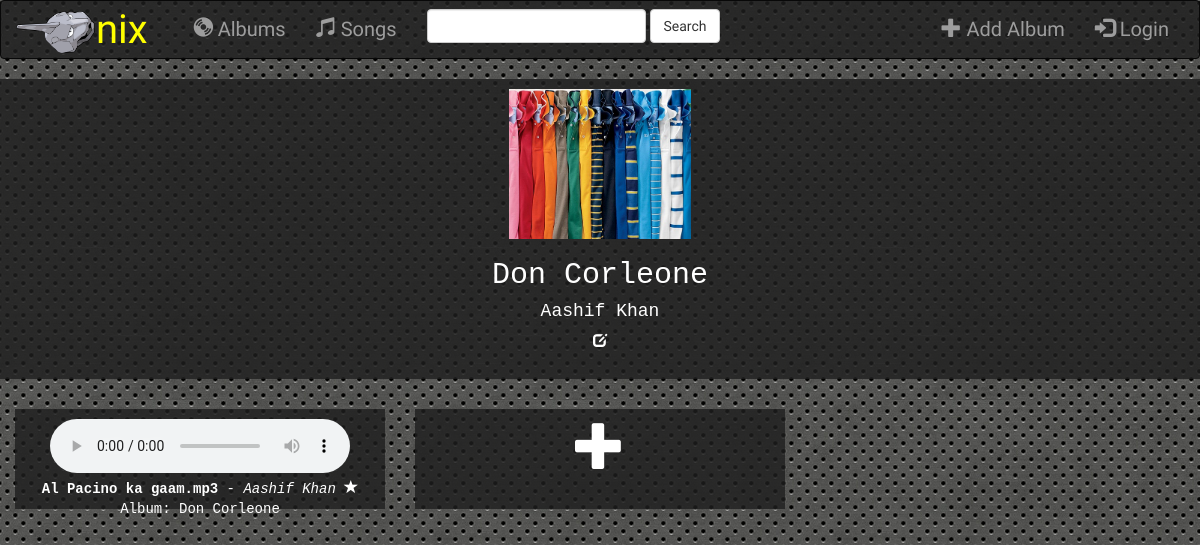
Before: /1/ with the older database file.
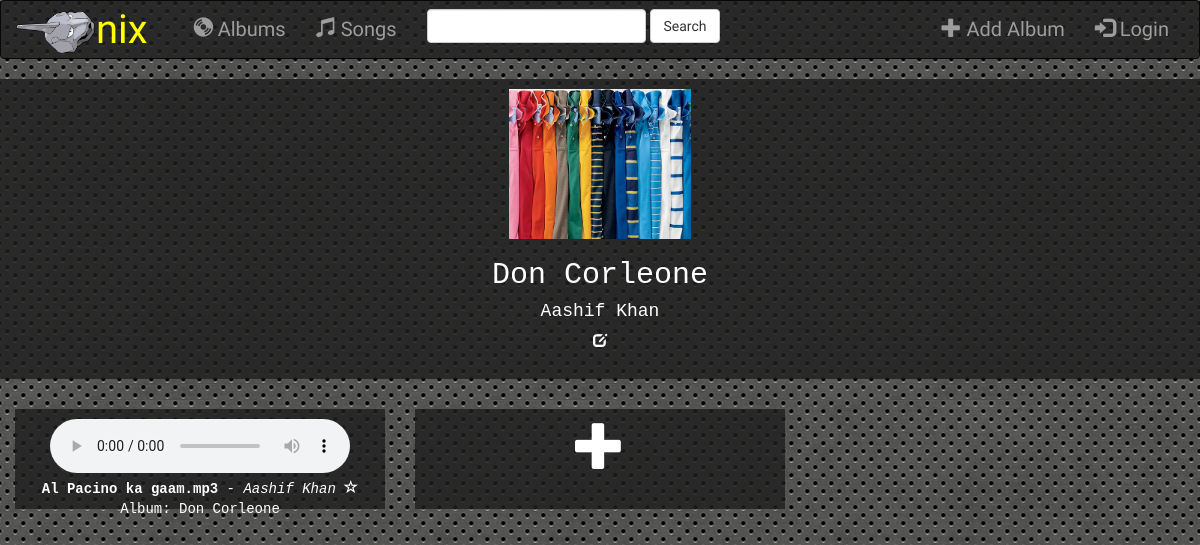
After: the same page with the newer database file.
### music/models.py (models this page shows, shortened)
class Song(models.Model):
    album = models.ForeignKey(Album, on_delete=models.CASCADE)
    file_type = models.CharField(max_length=10)
    song_title = models.CharField(max_length=250)
    is_favorite = models.BooleanField(default=False)
    song_file = models.FileField()
    def __str__(self):
        return self.song_title

class Album(models.Model):
    artist = models.CharField(max_length=250)
    album_title = models.CharField(max_length=500)
    genre = models.CharField(max_length=100)
    album_logo = models.FileField()
    def __str__(self):
        return self.album_title + ' - ' + self.artist

### music/views.py (the view)
# urls.py: url(r'^(?P<pk>[0-9]+)/$', views.DetailView.as_view(), name = 'detail'),
class DetailView(DetailView):
    model = Album
    template_name = 'music/detail.html'
    def get_context_data(self, **kwargs):
        context = super().get_context_data(**kwargs)
        context['songs'] = Song.objects.all().filter(album = context['album'])
        print(context)
        return context

### music/templates/music/detail.html (shortened to what this page needs)
{%extends 'music/base.html'%}
{% block body %}
<div class="jumbotron" align="center">
	<img src="{{album.album_logo.url}}">
	<h2>{{album.album_title}}</h2>
	<h4>{{album.artist}}</h4>
	<a href="{%url 'album-update' album.id%}"><span class="glyphicon glyphicon-edit"></span></a>
</div>
{% for song in songs %}
  <div class="col-sm-4 col-lg-4" align="center">
    <div class="jumbotron" id = "sanakhan">
      <audio controls>
        <source src="{{song.song_file.url}}" type="audio/mpeg">
      </audio>
      <br>
    <strong> {{song.song_title}}.{{song.file_type}} </strong> - <i>{{song.album.artist}}</i>
    {% if song.is_favorite %}
		<span class="glyphicon glyphicon-star"></span>
    {% else %}
    	<span class="glyphicon glyphicon-star-empty"></span>
    {% endif %}
    <br>Album: {{song.album.album_title}}
  </div>
</div>
{% endfor %}
<div class="col-sm-4 col-lg-4" align="center">
    <div class="jumbotron" id = "sanakhan">
    	<a href="{%url 'song-add' album.id%}"><span class="glyphicon glyphicon-plus" style="font-size: 50px"></span></a>
  </div>
</div>
{%endblock%}

Changed rows visible on the page:
changed Song "Al Pacino ka gaam": is_favorite True → False (drawn)
